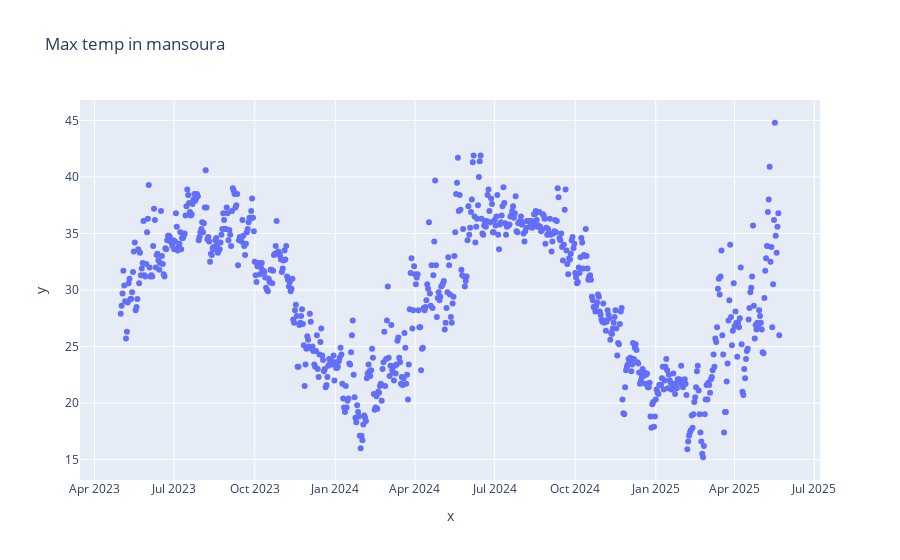

The notebook cell this image was saved under:
### Code cell
px.scatter(x=df['datetime'],y=df['tempmax'],title='Max temp in mansoura')

### Figure 1 — Plotly figure (JSON) as saved in the notebook; plotly's stock layout.template omitted (floating-point values rounded to 4 significant figures; data arrays with more than 128 entries replaced by an {"elided": "..."} marker saying what was removed)
{"data": [{"hovertemplate": "x=%{x}<br>y=%{y}<extra></extra>", "legendgroup": "", "marker": {"color": "#636efa", "symbol": "circle"}, "mode": "markers", "name": "", "orientation": "v", "showlegend": false, "type": "scatter", "x": {"elided": "753 str values"}, "xaxis": "x", "y": {"elided": "753 float values"}, "yaxis": "y"}], "layout": {"autosize": true, "legend": {"tracegroupgap": 0}, "title": {"text": "Max temp in mansoura"}, "xaxis": {"anchor": "y", "autorange": true, "domain": [0, 1], "range": ["2023-03-16 11:56:14.0371", "2025-07-06 12:03:45.9629"], "title": {"text": "x"}, "type": "date"}, "yaxis": {"anchor": "x", "autorange": true, "domain": [0, 1], "range": [12.76, 47.24], "title": {"text": "y"}, "type": "linear"}}}
